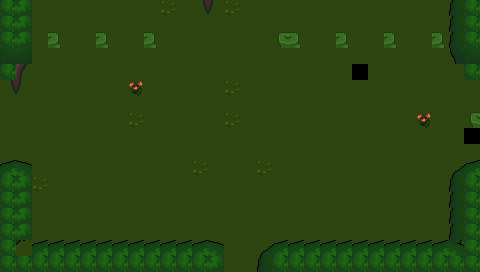

A level layout from a 2D game, rendered from its tile map. Below: a short description, then the map file with its tile-grid data intact:
An orthogonal 30x17 tile map with 16x16 px tiles, 3 tile layers (Base, Ground, Upper) and 1 object (Entrance).

<map version="1.8" tiledversion="1.8.2" orientation="orthogonal" renderorder="right-down" width="30" height="17" tilewidth="16" tileheight="16" infinite="0" nextlayerid="22" nextobjectid="51">
 <properties>
  <property name="MapType" value="Town" />
  <property name="Outside" type="bool" value="true" />
  <property name="ResourcesMinMax" value="30-60" />
 </properties>
 <tileset firstgid="1" source="../Tilesets/tilesetManorGrounds.tsx" />
 <layer id="19" name="Base" width="30" height="17">
  <data encoding="csv">
246,289,289,27,27,205,27,289,27,289,283,289,27,289,283,289,27,27,205,205,205,289,289,27,205,205,289,289,205,246,
246,27,289,289,205,289,27,205,205,289,27,27,205,205,27,289,27,289,289,27,27,205,289,27,205,27,289,205,27,246,
246,283,27,27,27,205,205,205,205,289,289,205,205,27,289,27,289,27,205,289,27,205,27,27,205,27,289,27,205,246,
246,27,289,27,27,27,27,289,289,205,205,289,205,205,205,289,205,27,289,289,205,27,205,205,27,27,289,27,27,246,
246,27,27,27,27,27,27,27,289,205,205,289,289,27,205,289,205,27,27,27,205,205,36,27,27,289,27,289,27,246,
289,27,289,205,289,27,205,289,77,27,289,205,205,205,283,289,289,27,289,289,27,289,205,27,205,289,27,27,205,205,
205,27,289,205,27,27,27,289,27,27,27,27,205,289,27,289,289,205,205,289,205,205,27,27,205,289,205,289,27,27,
27,289,289,27,27,289,289,289,283,205,289,27,205,205,283,289,205,205,205,205,27,205,27,205,27,27,77,27,289,289,
205,205,205,27,27,27,27,289,289,27,205,205,205,27,205,27,27,205,27,289,289,205,27,289,27,289,27,205,289,36,
205,205,205,27,289,205,27,27,205,205,289,205,289,205,289,289,289,27,205,205,289,289,27,289,205,27,27,289,27,27,
205,205,205,205,27,289,27,205,27,205,205,205,283,205,289,27,283,205,205,27,205,205,289,289,205,27,27,27,27,27,
246,27,283,289,205,289,27,27,289,27,289,205,27,27,289,205,27,205,27,289,27,27,205,27,289,205,205,27,27,246,
246,27,27,289,205,289,289,289,289,27,205,289,289,27,27,205,27,205,289,27,27,27,205,27,289,289,27,27,27,246,
246,27,205,289,27,27,205,205,27,27,289,289,289,289,289,289,205,289,205,205,27,205,205,205,27,289,289,205,27,246,
246,27,27,289,289,27,27,205,289,205,205,205,289,289,205,205,27,205,27,289,27,205,27,289,27,205,27,289,27,246,
246,27,289,205,27,289,27,27,289,205,289,289,289,289,27,289,27,205,205,27,205,289,205,205,27,289,27,289,27,246,
246,246,246,246,246,246,246,246,246,246,246,246,246,27,289,27,27,246,246,246,246,246,246,246,246,246,246,246,246,246
</data>
 </layer>
 <layer id="20" name="Ground" width="30" height="17">
  <data encoding="csv">
41,222,223,221,222,223,221,222,223,221,222,223,224,225,0,0,219,220,221,222,223,221,222,223,221,222,223,221,222,41,
41,247,248,246,247,248,246,247,248,246,247,248,249,250,0,0,244,245,246,247,248,246,247,248,246,247,248,246,247,41,
41,272,273,271,272,273,271,272,273,271,272,273,274,275,0,0,269,270,271,272,273,271,272,273,271,272,273,271,272,41,
66,67,0,0,0,0,0,0,0,0,0,0,0,0,0,0,0,0,0,0,0,0,0,0,0,0,0,0,65,66,
44,200,0,0,0,0,0,0,0,0,0,0,0,0,0,0,0,0,0,0,0,0,0,0,0,0,0,0,194,44,
224,225,0,0,0,0,0,0,0,0,0,0,0,0,0,0,0,0,0,0,0,0,0,0,0,0,0,0,219,220,
249,250,0,0,0,0,0,0,0,0,0,0,0,0,0,0,0,0,0,0,0,0,0,0,0,0,0,0,244,245,
274,275,0,0,0,0,0,0,0,0,0,0,0,0,0,0,0,0,0,0,0,0,0,0,0,0,0,0,269,270,
0,0,0,0,0,0,0,0,0,0,0,0,0,0,0,0,0,0,0,0,0,0,0,0,0,0,0,0,0,0,
0,0,0,0,0,0,0,0,0,0,0,0,0,0,0,0,0,0,0,0,0,0,0,0,0,0,0,0,0,0,
0,0,0,0,0,0,0,0,0,0,0,0,0,0,0,0,0,0,0,0,0,0,0,0,0,0,0,0,0,0,
41,42,0,0,0,0,0,0,0,0,0,0,0,0,0,0,0,0,0,0,0,0,0,0,0,0,0,0,40,41,
41,42,0,0,0,0,0,0,0,0,0,0,0,0,0,0,0,0,0,0,0,0,0,0,0,0,0,0,40,41,
41,42,0,0,0,0,0,0,0,0,0,0,0,0,0,0,0,0,0,0,0,0,0,0,0,0,0,0,40,41,
41,42,0,0,0,0,0,0,0,0,0,0,0,0,0,0,0,0,0,0,0,0,0,0,0,0,0,0,40,41,
41,93,0,0,0,0,0,0,0,0,0,0,0,0,0,0,0,0,0,0,0,0,0,0,0,0,0,0,95,41,
41,41,41,41,41,41,41,41,41,41,41,41,41,42,0,0,40,41,41,41,41,41,41,41,41,41,41,41,41,41
</data>
 </layer>
 <layer id="21" name="Upper" width="30" height="17">
  <data encoding="csv">
0,42,0,0,0,0,0,0,0,0,0,0,0,0,0,0,0,0,0,0,0,0,0,0,0,0,0,0,40,0,
0,42,0,0,0,0,0,0,0,0,0,0,0,0,0,0,0,0,0,0,0,0,0,0,0,0,0,0,40,0,
0,42,0,0,0,0,0,0,0,0,0,0,0,0,0,0,0,0,0,0,0,0,0,0,0,0,0,0,40,0,
0,0,0,0,0,0,0,0,0,0,0,0,0,0,0,0,0,0,0,0,0,0,0,0,0,0,0,0,0,0,
0,0,0,0,0,0,0,0,0,0,0,0,0,0,0,0,0,0,0,0,0,0,0,0,0,0,0,0,0,0,
0,0,0,0,0,0,0,0,0,0,0,0,0,0,0,0,0,0,0,0,0,0,0,0,0,0,0,0,0,0,
0,0,0,0,0,0,0,0,0,0,0,0,0,0,0,0,0,0,0,0,0,0,0,0,0,0,0,0,0,0,
0,0,0,0,0,0,0,0,0,0,0,0,0,0,0,0,0,0,0,0,0,0,0,0,0,0,0,0,0,0,
0,0,0,0,0,0,0,0,0,0,0,0,0,0,0,0,0,0,0,0,0,0,0,0,0,0,0,0,0,0,
0,0,0,0,0,0,0,0,0,0,0,0,0,0,0,0,0,0,0,0,0,0,0,0,0,0,0,0,0,0,
16,17,0,0,0,0,0,0,0,0,0,0,0,0,0,0,0,0,0,0,0,0,0,0,0,0,0,0,15,16,
0,0,0,0,0,0,0,0,0,0,0,0,0,0,0,0,0,0,0,0,0,0,0,0,0,0,0,0,0,0,
0,0,0,0,0,0,0,0,0,0,0,0,0,0,0,0,0,0,0,0,0,0,0,0,0,0,0,0,0,0,
0,0,0,0,0,0,0,0,0,0,0,0,0,0,0,0,0,0,0,0,0,0,0,0,0,0,0,0,0,0,
0,0,0,0,0,0,0,0,0,0,0,0,0,0,0,0,0,0,0,0,0,0,0,0,0,0,0,0,0,0,
0,0,16,16,16,16,16,16,16,16,16,16,16,17,0,0,15,16,16,16,16,16,16,16,16,16,16,16,0,0,
0,0,0,0,0,0,0,0,0,0,0,0,0,0,0,0,0,0,0,0,0,0,0,0,0,0,0,0,0,0
</data>
 </layer>
 <objectgroup id="4" name="Travel">
  <object id="48" name="Entrance" x="0" y="128" width="4" height="48">
   <properties>
    <property name="EntranceDir" value="Right" />
    <property name="Map" value="mapTown" />
   </properties>
  </object>
 </objectgroup>
 <objectgroup id="5" name="MapObject" />
 <objectgroup id="6" name="Character" />
</map>
